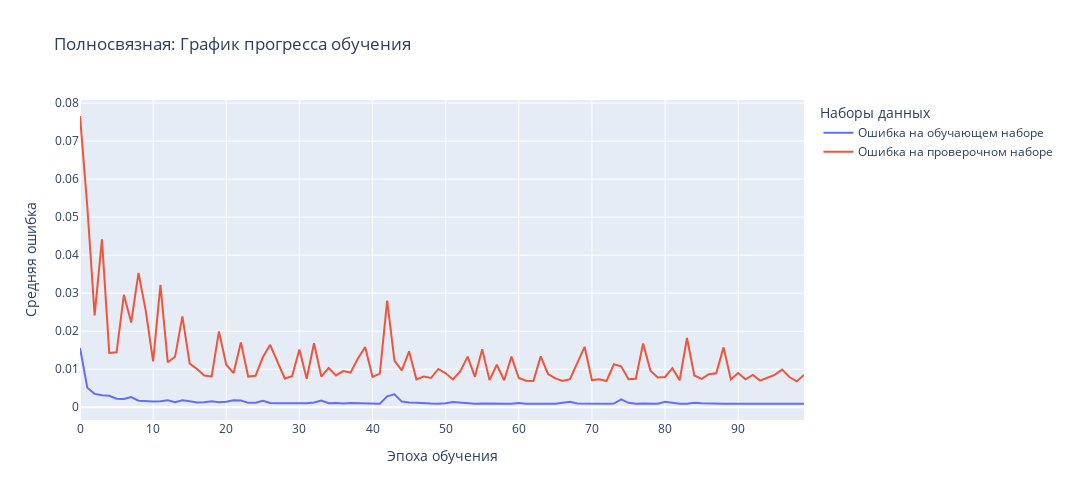
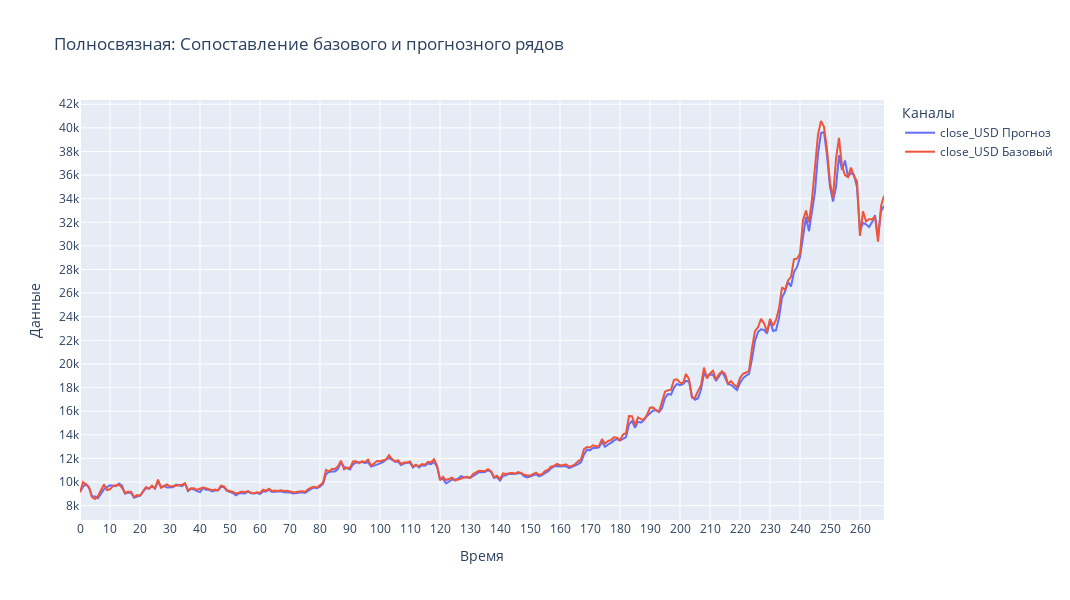
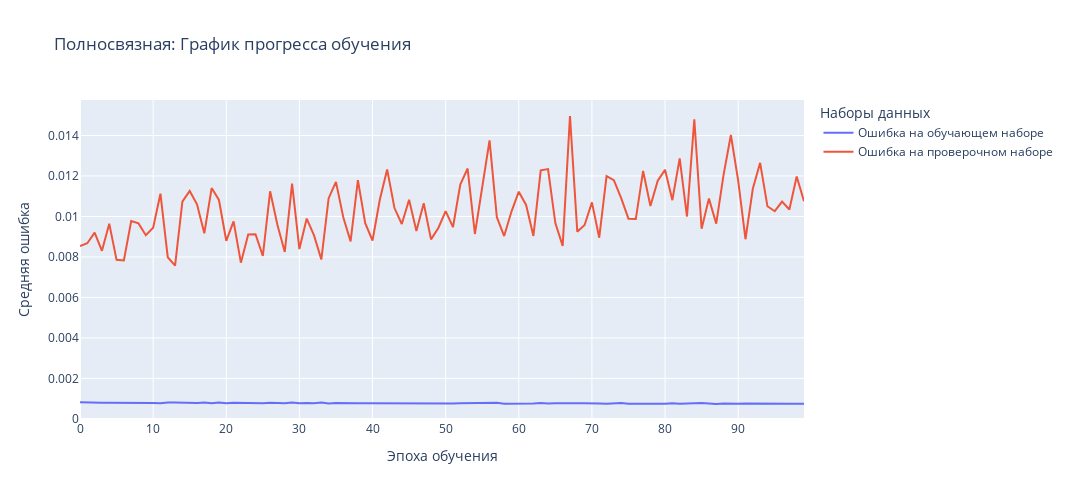
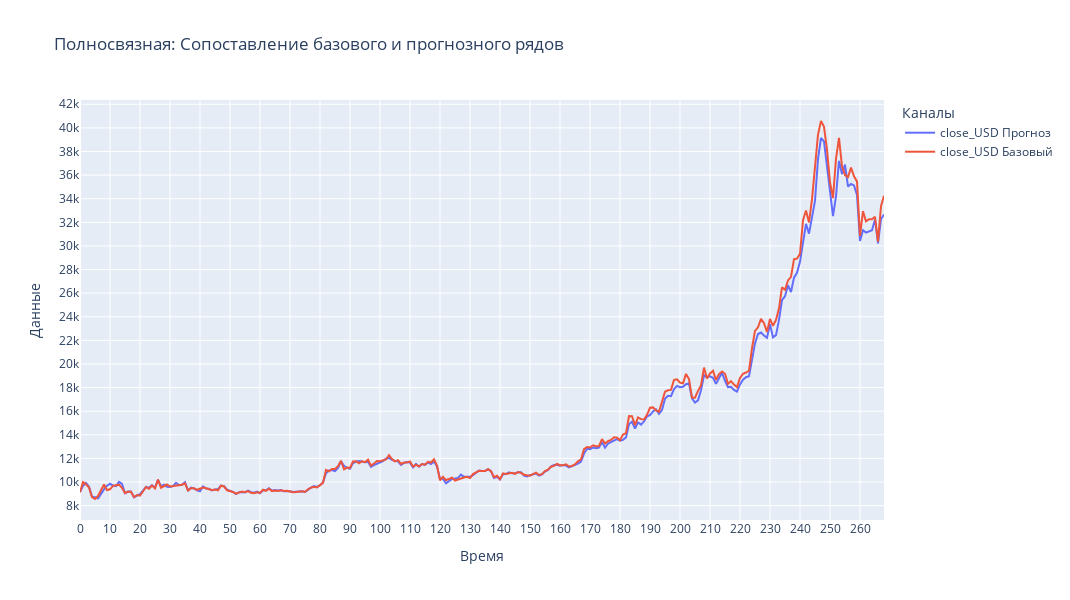

The notebook cell saved with these charts, in order:
### Markdown cell above
## Создание и обучение полносвязной модели сети

### Code cell
model_dense = Sequential() # Модель MLP

model_dense.add(Dense(200, input_shape=x_test.shape[1:], activation='relu'))
model_dense.add(Flatten())
model_dense.add(Dense(y_test.shape[1], activation='linear'))
 # Модель MLP обучение с разными значениями learning_rate и вывод графиков
train_eval_net(model_dense, train_datagen, val_datagen, [(100, Adam(learning_rate=0.001)),
                                                         (100, Adam(learning_rate=0.0001)),
                                                         (100, Adam(learning_rate=0.00001))],
               title='Полносвязная', x_test=x_test, y_test=y_test, y_scaler=y_scaler)
